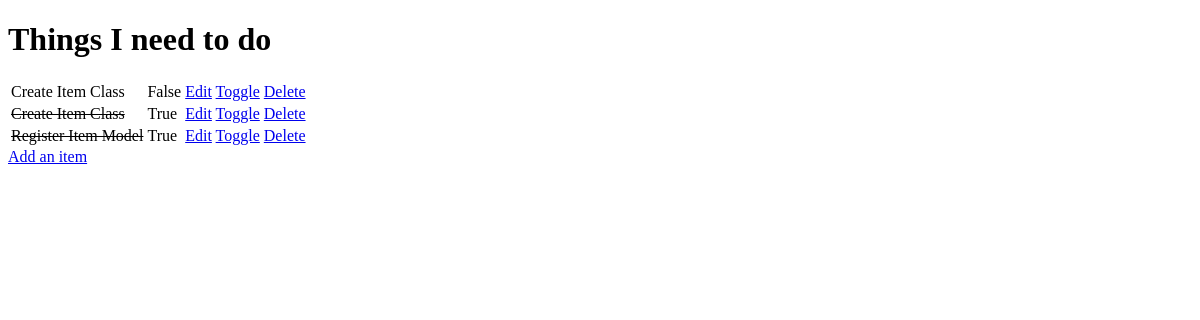
/, run on an earlier commit of the app's database.
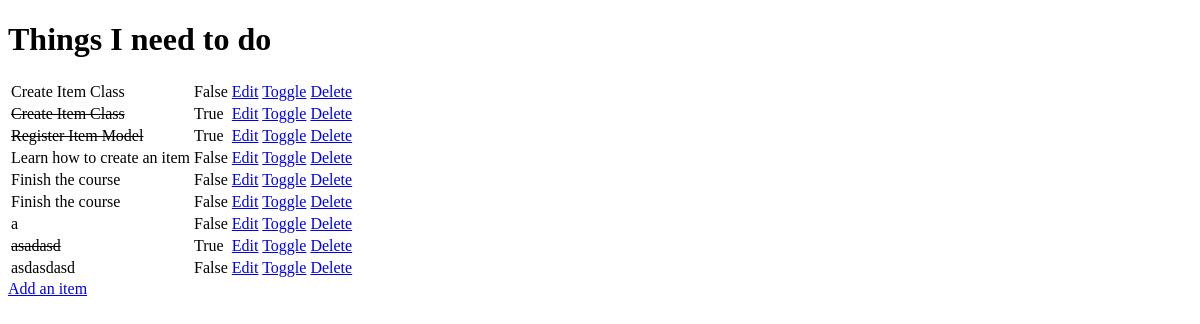
And on a later commit of the database.
### todo/models.py (models this page shows, shortened)
class Item(models.Model):
    name = models.CharField(max_length=50, null=False, blank=False)
    done = models.BooleanField(null=False, blank=False, default=False)

### todo/views.py (the view)
# urls.py: path('', views.get_todo_list, name="get_todo_list"),
def get_todo_list(request):
    items = Item.objects.all()
    context = {
        'items' : items
    }
    return render(request, 'todo/todo_list.html', context)

### todo/templates/todo/todo_list.html (shortened to what this page needs)
<!DOCTYPE html>
<html lang="en">
<head>
</head>
<body>
<h1>Things I need to do</h1>
<table>
        {% for item in items %}
            <tr>
            {% if item.done %}
            <td> <strike> {{ item.name }} </strike></td>
            {%  else %}
               <td> {{ item.name }} </td>
            {% endif %}
                <td> {{ item.done }} </td>
                <td>
                <a href="/edit/{{item.id}}">Edit</a>
                <a href="/toggle/{{item.id}}">Toggle</a>
                <a href="/delete/{{item.id}}">Delete</a>
                </td>
            </tr>
           {% empty %}
           <tr><td>You have nothing to do</td></tr>
        {% endfor %}
</table>
<a href="/add">Add an item</a>
</body>
</html>

What changed in the data, as far as the page shows it:
added Item: name "Learn how to create an item", done "False"
added Item: name "Finish the course", done "False"
added Item: name "Finish the course", done "False"
added Item: name "a", done "False"
added Item: name "asadasd", done "True"
added Item: name "asdasdasd", done "False"
